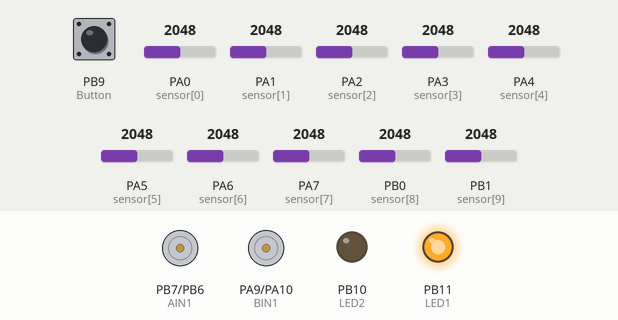
A sketch run on a simulated STM32 Blue Pill. Parts: motor-driver pin pairs drawn as motors (green arrow = first pin HIGH = forward, orange = second pin HIGH = backward, longer = more drive, scaled by the enable pin), output pins drawn as LEDs (lit = HIGH). The inputs (shaded band) are chosen by the test bench; at power-on: PB9 (Button) HIGH, PA0 (sensor[0]) = 2048, PA1 (sensor[1]) = 2048, PA2 (sensor[2]) = 2048, PA3 (sensor[3]) = 2048, PA4 (sensor[4]) = 2048, PA5 (sensor[5]) = 2048, PA6 (sensor[6]) = 2048, PA7 (sensor[7]) = 2048, PB0 (sensor[8]) = 2048, PB1 (sensor[9]) = 2048.

Above: at 1.2 s.
1.3 s: PB9 (Button) pulled LOW for 0.15 s
At 3.5 s:
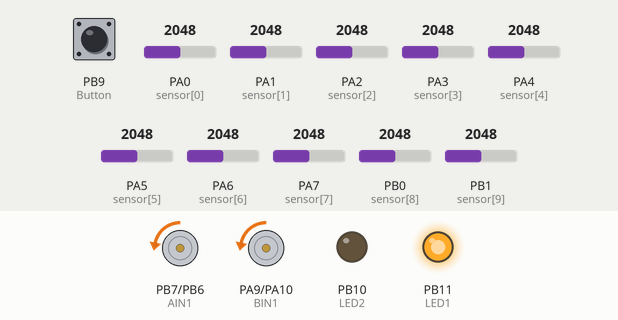
3.8 s: PB9 (Button) pulled LOW for 1 s
At 4.8 s:
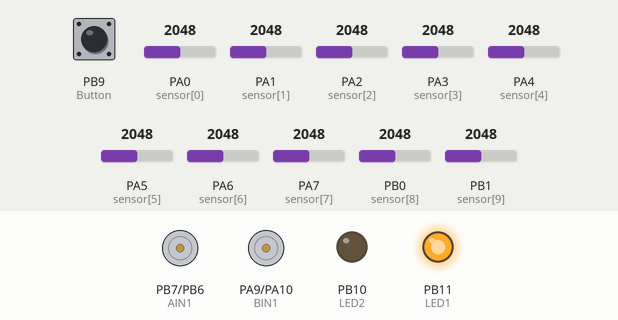
6.3 s: PB9 (Button) pulled LOW for 3.2 s
At 8.7 s:
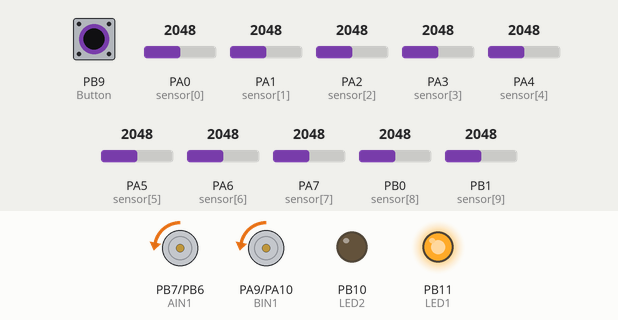
Timing chart, 0 to 10.2 s (numbered marks = the images above; inputs shaded):
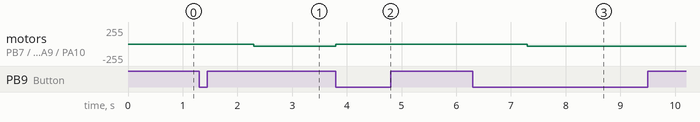

The sketch:

Line_Follower_Stolen.ino
```cpp
#include<math.h>

#define LED1 PB11
#define LED2 PB10
#define Button PB9 /*  Se creeaza valori carora le alocam pini, aceeiasi chestie cu "int Button = 13;"*/
#define AIN2 PB6 /* Fiecare variabila careia i se atribuie o valoare in afara unei functii, valoarea ei este considerata ca fiind numarul pinului */
#define AIN1 PB7
#define BIN2 PA10  // intrarile de la motoare
#define BIN1 PA9
#define ENA PB5  //seteaza viteza motoarelor
#define ENB PC13


int sensor[10] = {PA0, PA1, PA2, PA3, PA4, PA5, PA6, PA7, PB0, PB1}; /* Desemnam pinii sensorilor de pe Arduino, pot fi notati fi cu A0-A7 fie cu 18-25, au si alte notatii */
int sensorValues[10]={200, 170, 170, 170, 170, 170, 170, 170, 170 , 170};

/*float speedA = 0; /* Deoarece nu exista pinul 0 pe Arduino, incep de la 1, variabilelor le poate fi data valoarea 0, nefiind considerat pin */
//float speedB = 0;

float sensorValue[10];
float sensorValueMin[10] = {1024, 1024, 1024, 1024, 1024, 1024, 1024, 1024, 1024, 1024};
float sensorValueMax[10] = {0, 0, 0, 0, 0, 0, 0, 0, 0, 0};
float threshold[10] = {10, 10, 10, 10, 10, 10, 10, 10, 10, 10};
float sensorValueAvg[10] = {512, 512, 512, 512, 512, 512, 512, 512, 512, 512};
boolean digitalValue[10];
short error = 0;

int buttonState = 0;
int lastbuttonState = 0;
int x = 0;
/*float d = 0;
float d2 = 0;
float d3 = 0;
double kp = 0;
double kd = 0;
double ki = 0;
int Speed = 0;
int curba0 = 0;
int curba = 0;
int curba2 = 0;
int curba3 = 0;
int curba4 = 0;*/
int SPD = 30;
float PID;
float kp = 60, ki = 35 , kd= 27;
float last_error, integ, deriv;
void setup() {
  pinMode(LED1, OUTPUT);
  pinMode(LED2, OUTPUT);
  pinMode(AIN1, OUTPUT);
  pinMode(AIN2, OUTPUT);
  pinMode(BIN1, OUTPUT);
  pinMode(BIN2, OUTPUT);
  pinMode(ENA, OUTPUT);
  pinMode(ENB, OUTPUT);
  pinMode(Button, INPUT_PULLUP);/* "INPUT_PULLUP" desemneaza pinul ca fiind de input si il seteaza ca fiind "HIGH" */
  lastbuttonState = digitalRead(Button);
  for(int i = 0; i<10; i++)
    pinMode(sensor[i], INPUT_ANALOG);

  digitalWrite(LED1, HIGH);

  Serial.begin(9600);

  /*kp = 39.5;
    kd = 84;
    ki = 0;
    curba0 = 10;
    curba = 15;
    curba2 = 20;
    curba3 = 25;
    curba4 = 30;
  */
}


void loop() {

  updateSensor();
  updateMinMax();
  PID = error *kp+integ*ki+deriv*kd;
  integ+=error;
  deriv=error-last_error;
  last_error=error;

  /*d2 = d;
  d = calculateError();

  if(isnan(d) || d == 0)
    digitalWrite(LED2, HIGH);
  else digitalWrite(LED2, LOW);


  //Serial.print(d); Serial.print(" ");Serial.print(d2);Serial.println(" ");
  if(isnan(d))
    d = d2;

  Speed = 30;
  kp = 10;
  kd = 0;
  ki = 0;

  if(abs(d) >= 3)
    ki = 0;
   //Serial.println(Speed);

   /* Formula de reglare PID */
   /*speedA = Speed - ((kp*d)+(kd*(d-d2))+(ki*(d+d2)));
   speedB = Speed + ((kp*d)+(kd*(d-d2))+(ki*(d+d2)));

    speedA = d*10;
    speedB = d*10;
    */

   /* Daca valoare vitezei trece peste 255 atunci arduino o scade cu 255 si pune valoarea rezultata ca viteza motoarelor */

     /*if(abs(d) > 3){
       if(speedA < speedB)
         speedA -= curba4;
       else if(speedB < speedA)
         speedB -= curba4;
     }
     else if(abs(d) > 2.5){
      if(speedA < speedB)
        speedA -= curba3;
      else if(speedB < speedA)
        speedB -= curba3;
     }else if(abs(d) > 2){
      if(speedA < speedB)
        speedA -= curba2;
      else if(speedB < speedA)
        speedB -= curba2;
     }else if(abs(d) > 1.5){
      if(speedA < speedB)
        speedA -= curba;
      else if(speedB < speedA)
        speedB -= curba;
     }else if(abs(d) > 1){
      if(speedA < speedB)
        speedA -= curba0;
      else if(speedB < speedA)
        speedB -= curba0;
     }
   if(speedA > 255)
      speedA = 255;
     else if(speedB > 255)
      speedB = 255;

     if(speedA < -255)
      speedA = -255;
     else if (speedB < -255)
      speedB = -255;*/
  //Serial.print(speedA); Serial.print(" "); Serial.println(speedB);

  Start();

  if(x == 1){
    if(SPD+PID > 0){
      analogWrite(BIN2, abs(SPD+PID));
      analogWrite(BIN1, 0);
      digitalWrite(ENB, HIGH);
    }
    else{
      analogWrite(BIN2, 0);
      analogWrite(BIN1, abs(SPD+PID));
      digitalWrite(ENB, HIGH);
    }


    if(SPD-PID < 0){
      analogWrite(AIN1, abs(SPD-PID));
      analogWrite(AIN2, 0);
      digitalWrite(ENA, HIGH);
    }
    else{
      analogWrite(AIN1, 0);
      analogWrite(AIN2, abs(SPD-PID));
      digitalWrite(ENA, HIGH);
    }
  }
  else {
    digitalWrite(ENB, LOW);
    digitalWrite(ENA, LOW);
  }
}


/* * * * * * * * * * * * * * * * * * * * * * * * * * * * * * * * * * * * * * * * * * * * * * * * * * * * * * * * */


void Start(void){
  /* Citim starea butonului si daca este diferita de starea anterioara si are valoarea "LOW" se seteaza x ca !x */
  buttonState = digitalRead(Button);
    if (buttonState != lastbuttonState){
      if (buttonState == LOW){
        x = !x;
        if(x){
          digitalWrite(LED2, HIGH);
          //Calibrating();
          digitalWrite(LED2, LOW);
          delay(1000);
          //Serial.println(x);
        }
       }
     }
     /* Se updateaza valoarea anterioara */
     lastbuttonState = buttonState;

}
/*
void Calibrating(){
  int i=0;
  long int calibrationStartTime = millis();
  int sensorMax = 0;
  int sensorMin = 1023;
  while(millis() - calibrationStartTime < 5000){
      int sensorValue = analogRead(sensor[i]);
      if(sensorValue < sensorMin)
        sensorValues[i].MIN = sensorValue;
      else if(sensorValue > sensorMax)
        sensorValues[i].MAX = sensorValue;
      if(i<10)
      i++;
      else
      i=0;
  }
}
*/

void calculateError(){
  error = 0;
  short sum = 0;
  for (short i = 0; i < 10; i++)
  {
    sum += digitalValue[i];
    error += digitalValue[i] * (i + 1);
  }
  error / sum - 6;
}

void updateSensor()
{
  for (short i = 0; i < 10; i++)
  {
    sensorValue[i] = analogRead(sensor[i]);
    digitalValue[i] = sensorValue[i] > (sensorValueAvg[i] + threshold[i]);
  }
}
void updateMinMax()
{
  for (short i = 0; i < 10; i++)
  {
    sensorValueMin[i] = sensorValue[i] < sensorValueMin[i] ? sensorValue[i] : sensorValueMin[i];
    sensorValueMax[i] = sensorValue[i] > sensorValueMax[i] ? sensorValue[i] : sensorValueMax[i];
    sensorValueAvg[i] = (sensorValueMin[i] + sensorValueMax[i]) / 2; // update the avarage value
    threshold[i] = (sensorValueMax[i] - sensorValueMax[i]) * 0.1; // Threshold is 10% of total sensor range
  }
}
```

Measured:
- after the input at 1.3 s, motor on PB7 (AIN1) / PB6 (AIN2), motor on PA9 (BIN1) / PA10 (BIN2): stopped → backward 30/255 after 1.0 s
- after the input at 3.8 s, motor on PB7 (AIN1) / PB6 (AIN2), motor on PA9 (BIN1) / PA10 (BIN2): backward 30/255 → stopped at once
- after the input at 6.3 s, motor on PB7 (AIN1) / PB6 (AIN2), motor on PA9 (BIN1) / PA10 (BIN2): stopped → backward 30/255 after 1.0 s
